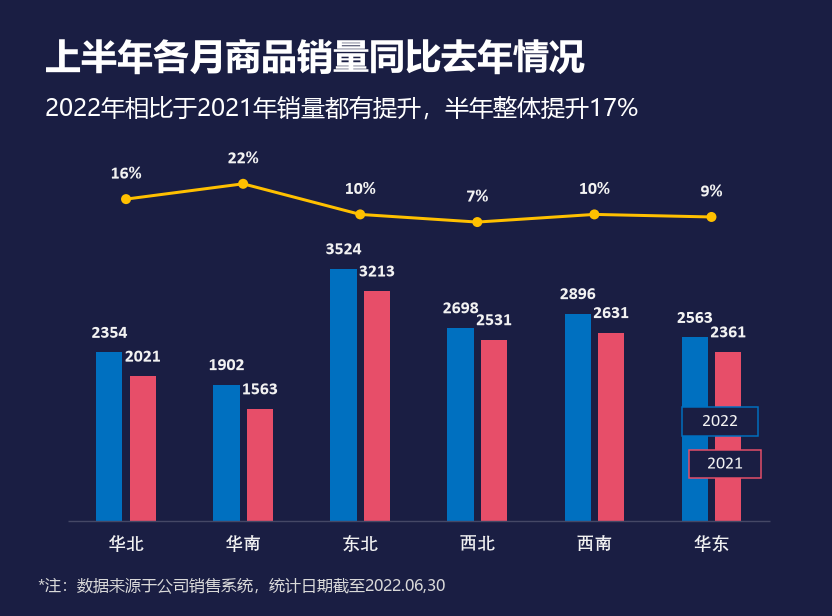

Recreate this plot in Python.
# -*- coding: utf-8 -*-
"""图 27 · 簇状柱形折线图（2022 vs 2021 各月销量同比）。

主值轴 0~5000：2022（蓝）与 2021（红）两根柱，overlap=-27%（两柱之间留
27% 柱宽的缝）；次值轴 -110%~30%：黄色增长率折线。右上角的 2022/2021
小方块是 userShapes 里的两个文本框（不是图例）。

绘图区 (67.5, 163.4)~(770.0, 520.5)。柱宽按 gapWidth=219 + 两系列 + 27%
间隙反推：cluster / 4.46 = 26.25px。
"""

import matplotlib.pyplot as plt
from matplotlib.patches import Circle, Rectangle

import chartkit as kit

W, H = kit.chart_size(27)
X0, Y1, PW, PH = 67.5, 520.5, 702.5, 357.1

CATS = ["华北", "华南", "东北", "西北", "西南", "华东"]
V2022 = [2354, 1902, 3524, 2698, 2896, 2563]
V2021 = [2021, 1563, 3213, 2531, 2631, 2361]
GROWTH = [0.16, 0.22, 0.10, 0.07, 0.10, 0.09]

BLUE = "#0070C0"
RED = "#E74E69"
YELLOW = "#FFC000"
TEXT = "#F2F2F2"


def value_y(value):
    return Y1 - value / 5000.0 * PH


def percent_y(value):
    return Y1 - (value + 1.1) / 1.4 * PH


def main():
    fig = kit.new_figure(W, H)
    ax = fig.add_axes([0, 0, 1, 1])
    ax.set_xlim(0, W)
    ax.set_ylim(H, 0)
    ax.axis("off")

    cluster = PW / len(CATS)
    bar_width = cluster / (2 + 0.27 + 2.19)
    offset = (bar_width + 0.27 * bar_width) / 2.0
    centers = [X0 + (index + 0.5) * cluster for index in range(len(CATS))]

    ax.plot([X0, X0 + PW], [Y1, Y1], color="#454866", linewidth=1.0,
            solid_capstyle="butt")

    for center, v22, v21 in zip(centers, V2022, V2021):
        for x, value, color in [(center - offset, v22, BLUE),
                                (center + offset, v21, RED)]:
            top = value_y(value)
            ax.add_patch(Rectangle((x - bar_width / 2, top), bar_width,
                                   Y1 - top, facecolor=color, edgecolor="none"))
            ax.text(x, top - 10, str(value), color=TEXT,
                    fontsize=9 * kit.FONT_SCALE, fontfamily=kit.AXIS_FONTS,
                    fontweight="bold", ha="center", va="bottom")

    points = [(center, percent_y(value))
              for center, value in zip(centers, GROWTH)]
    ax.plot([p[0] for p in points], [p[1] for p in points],
            color=YELLOW, linewidth=1.5 * 2 * 0.72, solid_capstyle="round")
    for (x, y), value in zip(points, GROWTH):
        ax.add_patch(Circle((x, y), 5.0, facecolor=YELLOW, edgecolor="none"))
        ax.text(x, y - 16, "%d%%" % round(value * 100), color=TEXT,
                fontsize=9 * kit.FONT_SCALE, fontfamily=kit.AXIS_FONTS,
                fontweight="bold", ha="center", va="bottom")

    for center, name in zip(centers, CATS):
        ax.text(center, 535, name, color=TEXT,
                fontsize=9 * kit.FONT_SCALE, fontfamily=kit.AXIS_FONTS,
                fontweight="bold", ha="center", va="top")

    # 右上角两个年份小方块（userShapes 文本框）
    for (x0, y0, x1, y1, color, label) in [
            (682, 407, 758, 436, BLUE, "2022"),
            (689, 450, 761, 478, RED, "2021")]:
        ax.add_patch(Rectangle((x0, y0), x1 - x0, y1 - y0,
                               facecolor=kit.BACKGROUND, edgecolor=color,
                               linewidth=1.5 * 0.72))
        ax.text((x0 + x1) / 2, (y0 + y1) / 2, label, color=TEXT,
                fontsize=9 * kit.FONT_SCALE, fontfamily=kit.AXIS_FONTS,
                ha="center", va="center")

    ax.text(45, 39, "上半年各月商品销量同比去年情况", color="white",
            fontsize=18 * kit.FONT_SCALE, fontfamily=kit.UI_FONT,
            fontweight="bold", va="top", ha="left")
    ax.text(45, 96, "2022年相比于2021年销量都有提升，半年整体提升17%",
            color="white", fontsize=12 * kit.FONT_SCALE,
            fontfamily=kit.UI_FONT, va="top", ha="left")
    ax.text(38, 578, "*注：数据来源于公司销售系统，统计日期截至2022.06,30",
            color="#D9D9D9", fontsize=8 * kit.FONT_SCALE,
            fontfamily=kit.UI_FONT, va="top", ha="left")

    kit.save(fig, "chart27_clustered_bar_line.png")
    plt.close(fig)


if __name__ == "__main__":
    main()
